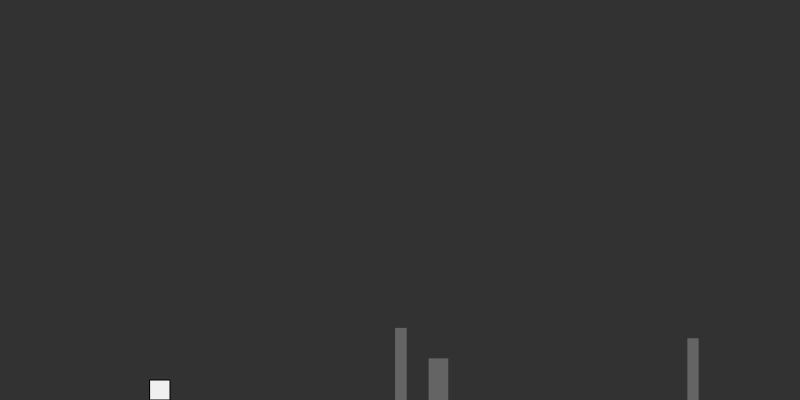
Frame 1 (no input)
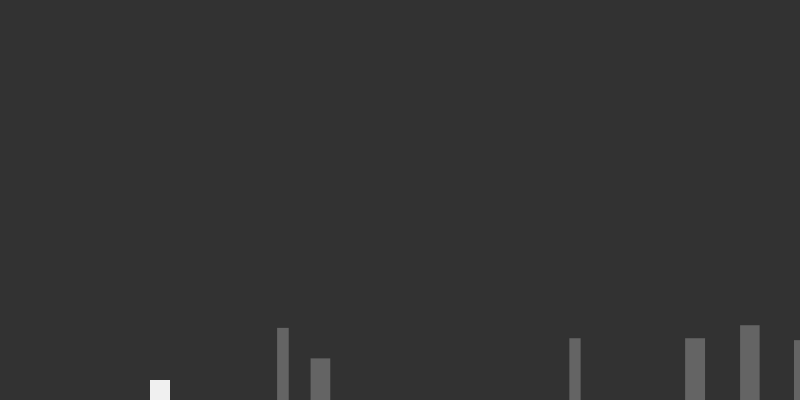
Frame 60 (no input)
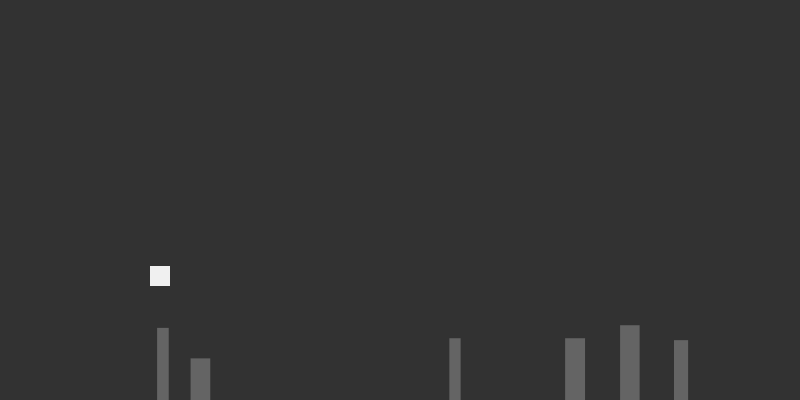
Frame 120 (the mouse pressed at the canvas centre since frame 60)

The p5.js sketch that drew these frames (run headless with seeded random() and noise() and a simulated clock; from frame 60 on, the mouse is pressed at the canvas centre):

// p5.js sketch
// ── sketch.js
squareSize = 20;
obstacles = [];

function setup() {
    createCanvas(800, 400);
    frameRate(120);
    square = new Square(0, height - squareSize, squareSize, squareSize, 2, 0);
    createObstacles();
}

function draw() {
    background(50);
    reloadSquare();
    reloadObstacles();
    detectCollision();
}

function reloadSquare() {
    square.update();
    square.ground();
    square.show();
}

function reloadObstacles() {
    obstacles.forEach(function(obstacle) {
        obstacle.show();
    })
}

function detectCollision() {
    
}

function keyPressed() {
    if (keyCode === 32 && !square.isJumping()) {
        square.jump();
    }
}

function touchStarted() {
    if (!square.isJumping()) {
        square.jump();
    }
}

function createObstacles() {
    for (var i = 1; i < 100; i++) {
        obstacles.push(new Obstacle(200 * (Math.random() + 0.5) * i, (Math.random() + 1) * 10, (Math.random() + 1) * 40));
    }
}

// ── Obstacle.js
function Obstacle(x, w, h) {
    this.position = createVector(x, height - h);
    this.w = w;
    this.h = h;

    this.show = function() {
        fill(100);
        noStroke();
        rect(this.position.x, this.position.y, this.w, this.h);
    }

}
// ── Square.js
var gravity = 0.2;

function Square(x, y, h, w, horizontalSpeed, verticalSpeed) {
    this.position = createVector(x, y);
    this.h = h;
    this.w = w;
    this.horizontalSpeed = horizontalSpeed;
    this.verticalSpeed = 0;
    this.speed = createVector(this.horizontalSpeed, this.verticalSpeed);
    this.acceleration = createVector(0, gravity);

    this.update = function() {
        this.speed.add(this.acceleration);
        this.position.add(this.speed);
        translate(- this.position.x + 150, 0);
    }

    this.show = function() {
        fill(240);
        rect(this.position.x, this.position.y, this.h, this.w);
    }

    this.jump = function() {
        this.speed.y = -8;
        
    }

    this.isJumping = function() {
        return this.speed.y !== 0;
    }

    this.ground = function() {
        if (this.position.y > height - this.h) {
            this.speed.y = 0;
            this.position.y = height - this.h;
        }
    }

}
